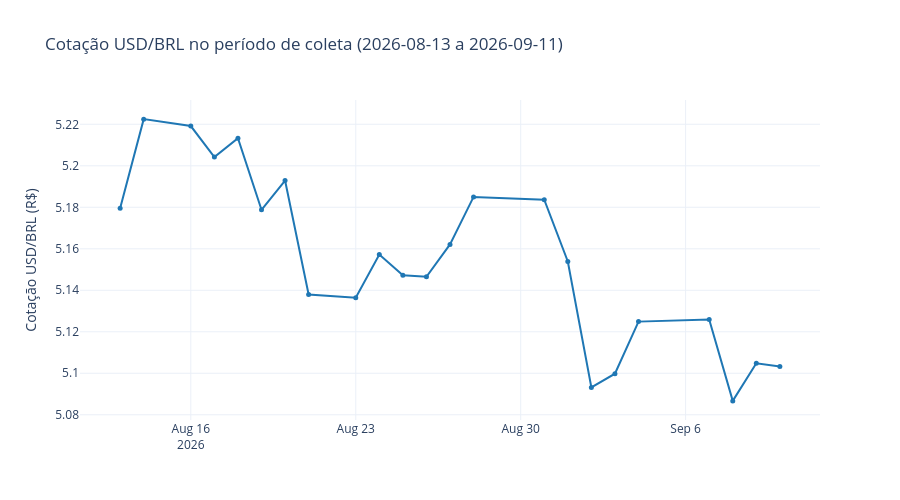

The code cell stored with this chart in its notebook:
### Markdown cell above
## 10. Variação do dólar no período de coleta

Resume quanto o USD/BRL andou entre o primeiro e o último dia cobertos pelo seu histórico de preços (não os 365 dias completos da Seção 2, só o recorte que se sobrepõe à sua coleta).

### Code cell
if not CSV_DOLAR.exists():
    print("Ainda não há data/cotacao_dolar.csv — rode a célula da Seção 2 com sucesso primeiro.")
else:
    df_dolar_periodo = pd.read_csv(CSV_DOLAR, parse_dates=["data"])
    df_dolar_periodo["data"] = df_dolar_periodo["data"].dt.date

    inicio, fim = df["data"].min(), df["data"].max()
    df_dolar_periodo = df_dolar_periodo[
        (df_dolar_periodo["data"] >= inicio) & (df_dolar_periodo["data"] <= fim)
    ].sort_values("data")

    if len(df_dolar_periodo) < 2:
        print(
            f"Só há {len(df_dolar_periodo)} cotação(ões) do dólar no período coletado "
            f"({inicio} a {fim}) — sem pontos suficientes para calcular variação."
        )
    else:
        cotacao_inicial = df_dolar_periodo["cotacao_venda"].iloc[0]
        cotacao_final = df_dolar_periodo["cotacao_venda"].iloc[-1]
        cotacao_minima = df_dolar_periodo["cotacao_venda"].min()
        cotacao_maxima = df_dolar_periodo["cotacao_venda"].max()
        variacao_pct = (cotacao_final - cotacao_inicial) / cotacao_inicial * 100

        print(f"Período de coleta: {inicio} a {fim}")
        print(f"Dólar em {inicio}: R$ {cotacao_inicial:,.4f}")
        print(f"Dólar em {fim}: R$ {cotacao_final:,.4f}")
        print(f"Variação no período: {variacao_pct:+.2f}%")
        print(f"Mínima: R$ {cotacao_minima:,.4f}  |  Máxima: R$ {cotacao_maxima:,.4f}")

        fig = go.Figure(
            go.Scatter(
                x=pd.to_datetime(df_dolar_periodo["data"]),
                y=df_dolar_periodo["cotacao_venda"],
                mode="lines+markers",
                line=dict(color="#1f77b4", width=2),
                marker=dict(size=5),
                hovertemplate="%{x|%d/%m/%Y}<br>R$ %{y:.4f}<extra></extra>",
            )
        )
        fig.update_layout(
            title=f"Cotação USD/BRL no período de coleta ({inicio} a {fim})",
            yaxis_title="Cotação USD/BRL (R$)",
            template="plotly_white",
            hovermode="x unified",
            height=500,
        )
        fig.show()

### Figure 1 — Plotly figure (JSON) as saved in the notebook; plotly's stock layout.template omitted (floating-point values rounded to 4 significant figures)
{"data": [{"hovertemplate": "%{x|%d/%m/%Y}<br>R$ %{y:.4f}<extra></extra>", "line": {"color": "#1f77b4", "width": 2}, "marker": {"size": 5}, "mode": "lines+markers", "type": "scatter", "x": ["2026-08-13T00:00:00", "2026-08-14T00:00:00", "2026-08-16T00:00:00", "2026-08-17T00:00:00", "2026-08-18T00:00:00", "2026-08-19T00:00:00", "2026-08-20T00:00:00", "2026-08-21T00:00:00", "2026-08-23T00:00:00", "2026-08-24T00:00:00", "2026-08-25T00:00:00", "2026-08-26T00:00:00", "2026-08-27T00:00:00", "2026-08-28T00:00:00", "2026-08-31T00:00:00", "2026-09-01T00:00:00", "2026-09-02T00:00:00", "2026-09-03T00:00:00", "2026-09-04T00:00:00", "2026-09-07T00:00:00", "2026-09-08T00:00:00", "2026-09-09T00:00:00", "2026-09-10T00:00:00"], "y": [5.179, 5.223, 5.219, 5.204, 5.213, 5.179, 5.193, 5.138, 5.136, 5.157, 5.147, 5.146, 5.162, 5.185, 5.184, 5.154, 5.093, 5.1, 5.125, 5.126, 5.087, 5.105, 5.103]}], "layout": {"height": 500, "hovermode": "x unified", "title": {"text": "Cotação USD/BRL no período de coleta (2026-08-13 a 2026-09-11)"}, "yaxis": {"title": {"text": "Cotação USD/BRL (R$)"}}}}
